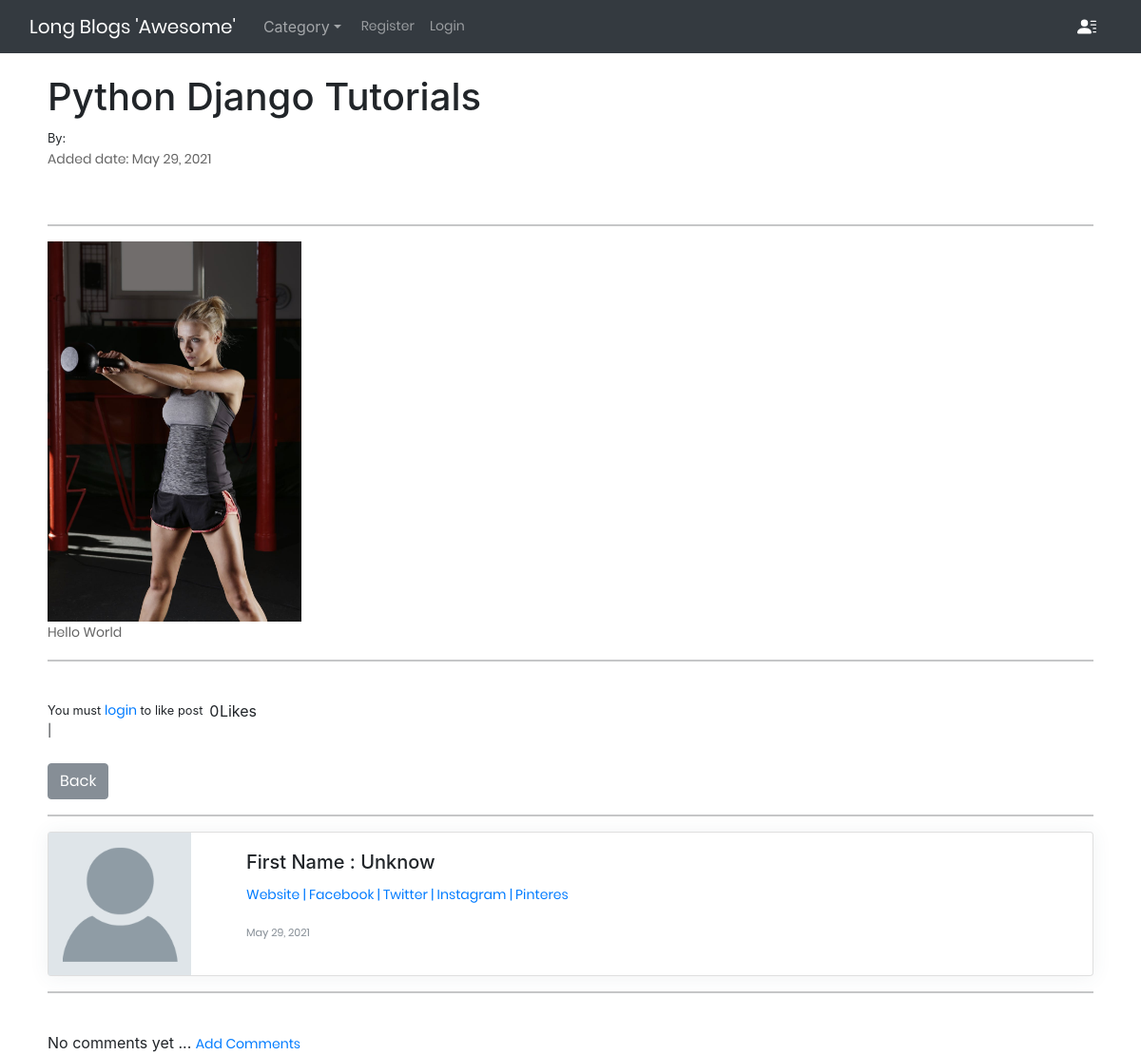
The app's page /article/1/ with its own data.
### theblog/models.py (models this page shows, shortened)
class Post(models.Model):
    title = models.CharField(max_length=255)
    header_image = models.ImageField(null=True, blank=True, upload_to="images/")
    title_tag = models.CharField(max_length=255, default='Long Kun Blogs')
    author = models.ForeignKey(User, on_delete=models.CASCADE)
    category = models.CharField(max_length=255, default='coding')
    snippet = models.CharField(max_length=255)
    body = RichTextField(blank=True, null=True)
    post_date = models.DateField(auto_now_add=datetime.now)
    likes = models.ManyToManyField(User, related_name='blog_posts')
    def total_likes(self):
        return self.likes.count()

### theblog/views.py (the view)
# urls.py: path('article/<int:pk>/', views.ArticleDetailView.as_view(), name='article-detail'),
class ArticleDetailView(DetailView):
    model = Post
    template_name = 'theblog/article_details.html'
    def get_context_data(self, **kwargs):
        categories = Category.objects.all()
        context = super(ArticleDetailView, self).get_context_data(**kwargs)
        context['categories'] = categories
        stuff = get_object_or_404(Post, id = self.kwargs['pk'])
        total_likes = stuff.total_likes()
        liked = False
        if stuff.likes.filter(id=self.request.user.id).exists():
            liked = True
        context['liked'] = liked
        context['total_likes'] = total_likes
        return context

### theblog/models.py (called while the page is built)
    def __str__(self):
        return self.name

### theblog/templates/theblog/article_details.html (shortened to what this page needs)
{% extends 'theblog/base.html' %}
{% load static %}
{% block content %}
    <h1>{{post.title}}</h1>
    <small>By: {{ post.author.first_name }}  {{ post.author.last_name }}
        <p>Added date: {{post.post_date}}</p>
    </small><br>
    <hr>
    {% if post.header_image %}
        <img src="{{post.header_image.url}}" alt="" style="max-height: 400px; max-width: 400px;">
    {% endif %}
    <br>
    {{post.body|safe}}
    <hr>
    <br>
    <form action="{% url 'like-post' post.pk %}" method="POST" style="display: flex; justify-content: space-between; width: 220px;">
        {% if user.is_authenticated  %}
            <div class="">
                {% if liked %}
                <button class="btn btn-danger btn-sm" name="post_id" type="submit" value="{{post.id}}">UNLIKE</button>
                {% else %}
                    <button class="btn btn-primary btn-sm" name="post_id" type="submit" value="{{post.id}}">LIKE</button>
                {% endif %}
            </div>
        {% else %}
            <small >You must <a href="{% url 'login' %}">login</a> to like post | </small>
        {% endif %}
        <div style="display: flex; justify-content: space-between; width: 50px;">
            <div>{{total_likes}} </div>
            <div>Likes</div>
        </div>
        <br>
    </form>
    <br>
    <a href="{% url 'home' %}" class="btn btn-secondary">Back</a>
    <hr>
    <p>
        <div class="card mb-3" >
            <div class="row g-0">
                <div class="col-md-2">
                    {% if post.author.profile.profile_pic %}
                            <img src="{{post.author.profile.profile_pic.url}}" alt="" class="rounded" style="height: 200px; width: 150px;">
                    {% else %}
                            <img src="{% static 'theblog/images/no-avatar.png' %}" alt="" style="max-height: 200; max-width: 150px;">
                    {% endif %}
                </div>
                <div class="col-md-10">
                    <div class="card-body">
                        {% if post.author.first_name %}
                            <h5 class="card-title">{{post.author.first_name}}</h5>
                        {% else %}
                            <h5 class="card-title">First Name : Unknow</h5>
                        {% endif %}
                        <p class="small text-muted">
                            {% if post.author.profile.website_url %}
                                <a href="{{post.author.profile.website_url}}">Website</a> |
                            {% else %}
                                <a href="">Website |</a>
                            {% endif %}
                            {% if post.author.profile.fb_url %}
                                <a href="{{post.author.profile.fb_url}}">Facebook</a> |
                            {% else %}
                                <a href="">Facebook |</a>
                            {% endif %}
                            {% if post.author.profile.twitter_url %}
                                <a href="{{post.author.profile.twitter_url}}">Twitter</a> |
                            {% else %}
                                <a href="">Twitter |</a>
                            {% endif %}
                            {% if post.author.profile.instagram_url %}
                                <a href="{{post.author.profile.instagram_url}}">Instagram</a> |
                            {% else %}
                                <a href="">Instagram |</a>
                            {% endif %}
                            {% if post.author.profile.pinteres_url %}
                                <a href="{{post.author.profile.pinteres_url}}">Pinteres</a>
                            {% else %}
                                <a href="">Pinteres</a>
                            {% endif %}
                        </p>
                            {% if post.post_date %}
                                <p class="card-text"><small class="text-muted">{{post.post_date}}</small></p>
                            {% endif %}
                    </div>
                </div>
            </div>
        </div>
    </p>
    <hr>
    {% if not post.comments.all %}
    <br>
        No comments yet ... <a href="{% url 'add_comment' post.id %}"> Add Comments</a>
    {% endif %}
{% endblock content %}

### static/theblog/css/user_profile.css (style rules this page uses)
body { background-color: #f9f9fa }
.card { border-radius: 5px; -webkit-box-shadow: 0 1px 20px 0 rgba(69, 90, 100, 0.08); box-shadow: 0 1px 20px 0 rgba(69, 90, 100, 0.08); border: none; margin-bottom: 30px }
.text-muted { color: #919aa3 !important }

### static/theblog/css/main.css (style rules this page uses)
* { margin: 0px; padding: 0px; box-sizing: border-box; }
body, html { height: 100%; font-family: Poppins-Regular, sans-serif; }
a { font-family: Poppins-Regular; font-size: 14px; line-height: 1.7; color: #666666; margin: 0px; transition: all 0.4s; -webkit-transition: all 0.4s; -o-transition: all 0.4s; -moz-transition: all 0.4s; }
h1,h2,h3,h4,h5,h6 { margin: 0px; }
p { font-family: Poppins-Regular; font-size: 14px; line-height: 1.7; color: #666666; margin: 0px; }

### records on screen
Post: title "Python Django Tutorials", post_date "May 29, 2021", header_image (picture), body "Hello World"

### other values on screen
{{ total_likes }} "0"
